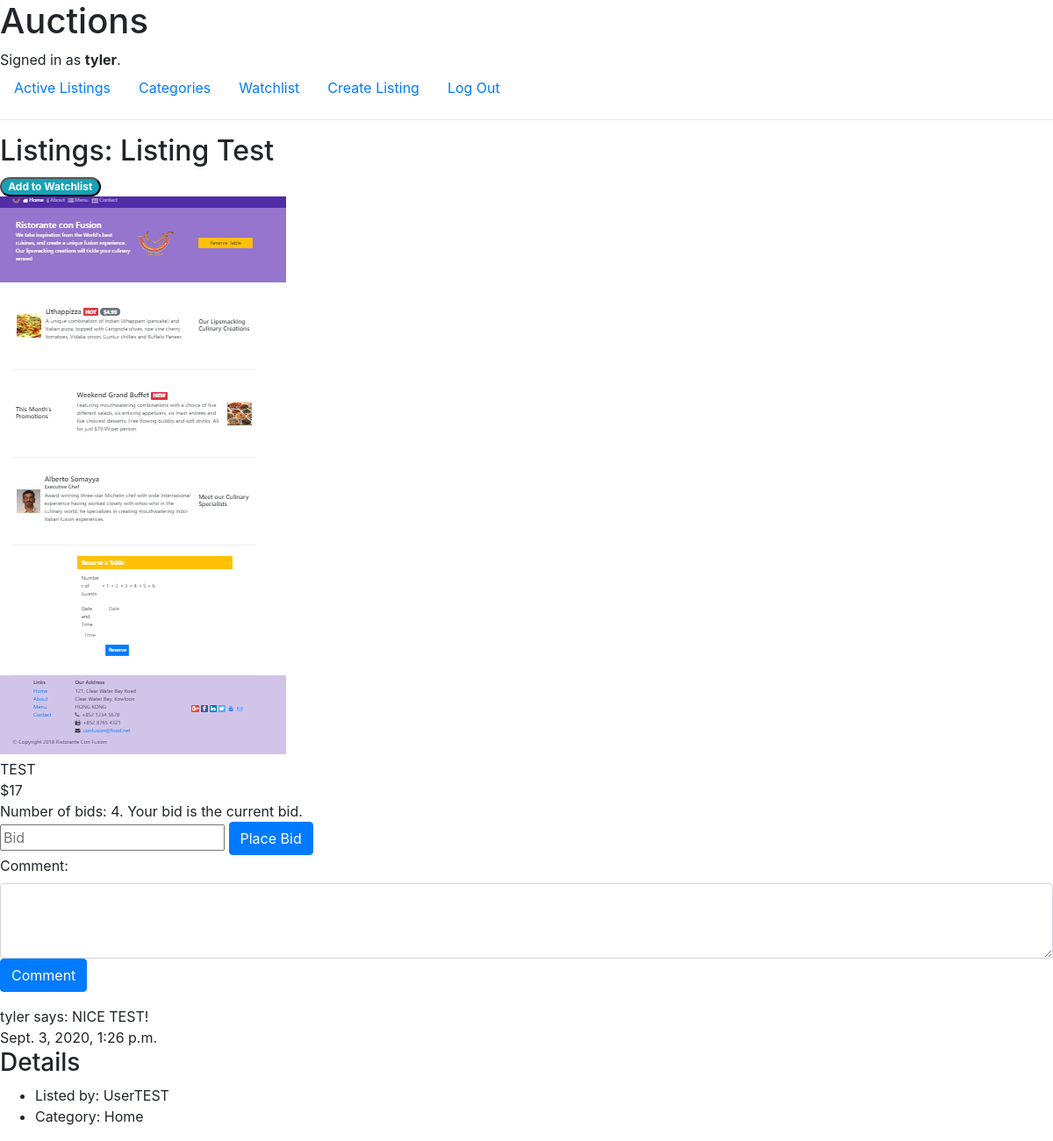
The app's page /auctions/1/ (signed in) with its own data.
### auctions/models.py (models this page shows, shortened)
class User(AbstractUser):
    watchlist = models.ManyToManyField(Auction_Listing, blank=True, related_name="watchlist")
    def display_watchlist(self):
        return ', '.join(listing.listing_title for listing in self.watchlist.all()[:3])
    display_watchlist.short_description = 'Watchlist'

class Auction_Listing(models.Model):
    listing_price = models.IntegerField()
    listing_title = models.CharField(max_length=64)
    listing_description = models.CharField(max_length=256)
    listing_date = models.DateTimeField()
    listing_categories = models.CharField(max_length=128)
    listing_image = models.ImageField(null=True, upload_to='uploads/', default='auctions/static/auctions/images/default_img.png')
    listed_by = models.ForeignKey('User', on_delete=models.CASCADE, null=True, blank=True, default=None)
    @property
    def get_listing_cat_num(self):
        return int(self.listing_categories)

class Auction_Comments(models.Model):
    auction_listing = models.ForeignKey(Auction_Listing, on_delete=models.CASCADE)
    user = models.ForeignKey('User', on_delete=models.CASCADE)
    comment = models.CharField(max_length=256)
    comment_date = models.DateTimeField('Comment date', auto_now_add=True)

### auctions/views.py (the view, shortened to what this page needs)
# urls.py: path('<int:listing_id>/',views.auction, name='auction'),
def auction(request, listing_id):
    listing = Auction_Listing.objects.get(id=listing_id)
    max_bid = Auction_Bids.objects.filter(auction_listing=listing).order_by('bid_amount').first()
    watchlist =  request.user.watchlist.all()
    current_user_name = request.user.username
    listing_comments = Auction_Comments.objects.filter(auction_listing=listing)
    return render(request, "auctions/auction.html", {
        "listing": listing,
        "max_user": max_bid.user if max_bid else None,
        "user_name": current_user_name,
        "comments": listing_comments,
        "watchlist": watchlist,
        "num_bids": len(Auction_Bids.objects.filter(auction_listing=listing))
    })

### auctions/templates/auctions/auction.html (shortened to what this page needs)
{% extends "auctions/layout.html" %}
{% block body %}
{% load static %}
<h2 id="listing_title">Listings: {{ listing.listing_title }}</h2>
{% if user.is_authenticated %}
    {% if listing in watchlist %}
    <form id="watchlist-form" class='onWatchList' method="post">
        {% csrf_token %}
        <button class="badge badge-pill badge-info" id='onWatchList' type="submit">On Watchlist</button>
    </form>
    {% else %}
        <form id="watchlist-form" method="post">
            <button  class="badge badge-pill badge-info" id='notWatchList' type="submit">Add to Watchlist</button>
        </form>
    {% endif %}
{% endif %}
<div>
    {% if listing.listing_image %}
        <div>
            <img src="{{ listing.listing_image.url }}" alt="">
        </div>
    {% else %}
        <div>
            <img src="{% static 'auctions/default_img.png' %}" alt="">
        </div>
    {% endif %}
    <div>
        {{ listing.listing_description }}
    </div>
    <div>
        ${{ listing.listing_price }}
    </div>
    <div>
        {% if num_bids > 0 and user == max_user %}
        <div>
            Number of bids: {{ num_bids }}. Your bid is the current bid.
        </div>
        {% elif  num_bids > 0 %}
        <div>
            Number of bid(s): {{ num_bids }}
        </div>
        {% else %}
        <div>
            Number of bids 0.
        </div>
        {% endif %}
    </div>
    {% if user.is_authenticated %}
        <div>
            <form action="{% url 'auction' listing.id %}" method="post">
                <input type="number" , name="bid" , placeholder="Bid">
                <input class="btn btn-primary" type="submit" value="Place Bid">
            </form>
        </div>
    {% endif %}
</div>
<form id="comment-form" method="post">
    <div class="form-group">
        <label for="exampleFormControlTextarea1">Comment: </label>
        <textarea class="form-control" id="comment" rows="3"></textarea>
        <input class="btn btn-primary" type="submit" value="Comment">
    </div>
</form>
{% if comments %}
    <div>
        {% for comment in  comments%}
            <div>
                {{ comment.user }} says: {{ comment.comment }}
            </div>
            <div>
                {{ comment.comment_date }}
            </div>
        {% endfor %}
    </div>
{% endif %}
<div>
    <h3>Details</h3>
    <div>
        <ul>
            <li>Listed by: {{ listing.listed_by }}</li>
            {% if listing.get_listing_cat_num  == 1 %}
                <li>Category: Home</li>
            {% elif listing.get_listing_cat_num == 2 %}
                <li>Category: Garden</li>
            {% elif listing.get_listing_cat_num == 3 %}
                <li>Category: Clothing</li>
            {% elif listing.get_listing_cat_num == 4 %}
                <li>Category: Books</li>
            {% else %}
                <li>Category: Other </li>
            {% endif %}
        </ul>
    </div>
</div>
{% endblock %}

### auctions/templates/auctions/layout.html (shortened to what this page needs)
{% load static %}
<!DOCTYPE html>
<html lang="en">
    <head>
        <link rel="stylesheet" href="https://stackpath.bootstrapcdn.com/bootstrap/4.5.0/css/bootstrap.min.css">
        <link href="{% static 'auctions/styles.css' %}" rel="stylesheet">
    </head>
    <body>
        <h1>Auctions</h1>
        <div>
            {% if user.is_authenticated %}
                Signed in as <strong>{{ user.username }}</strong>.
            {% else %}
                Not signed in.
            {% endif %}
        </div>
        <ul class="nav">
            <li class="nav-item">
                <a class="nav-link" href="{% url 'index' %}">Active Listings</a>
            </li>
            {% if user.is_authenticated %}
                <li class="nav-item">
                    <a class="nav-link" href="{% url 'categories' %}">Categories</a>
                </li>
                <li class="nav-item">
                    <a class="nav-link" href="{% url 'watchlist' %}">Watchlist</a>
                </li>
                <li class="nav-item">
                    <a class="nav-link" href="{% url 'create_listing' %}">Create Listing</a>
                </li>
                <li class="nav-item">
                    <a class="nav-link" href="{% url 'logout' %}">Log Out</a>
                </li>
            {% endif %}
        </ul>
        <hr>
        {% block body %}
        {% endblock %}
    </body>
</html>

### records on screen
User: username "tyler"
Auction_Listing: listing_title "Listing Test", listing_image (picture), listing_description "TEST", listing_price "17", listed_by "UserTEST"
Auction_Comments: user "tyler", comment "NICE TEST!", comment_date "Sept. 3, 2020, 1:26 p.m."

### other values on screen
{{ num_bids }} "4"
